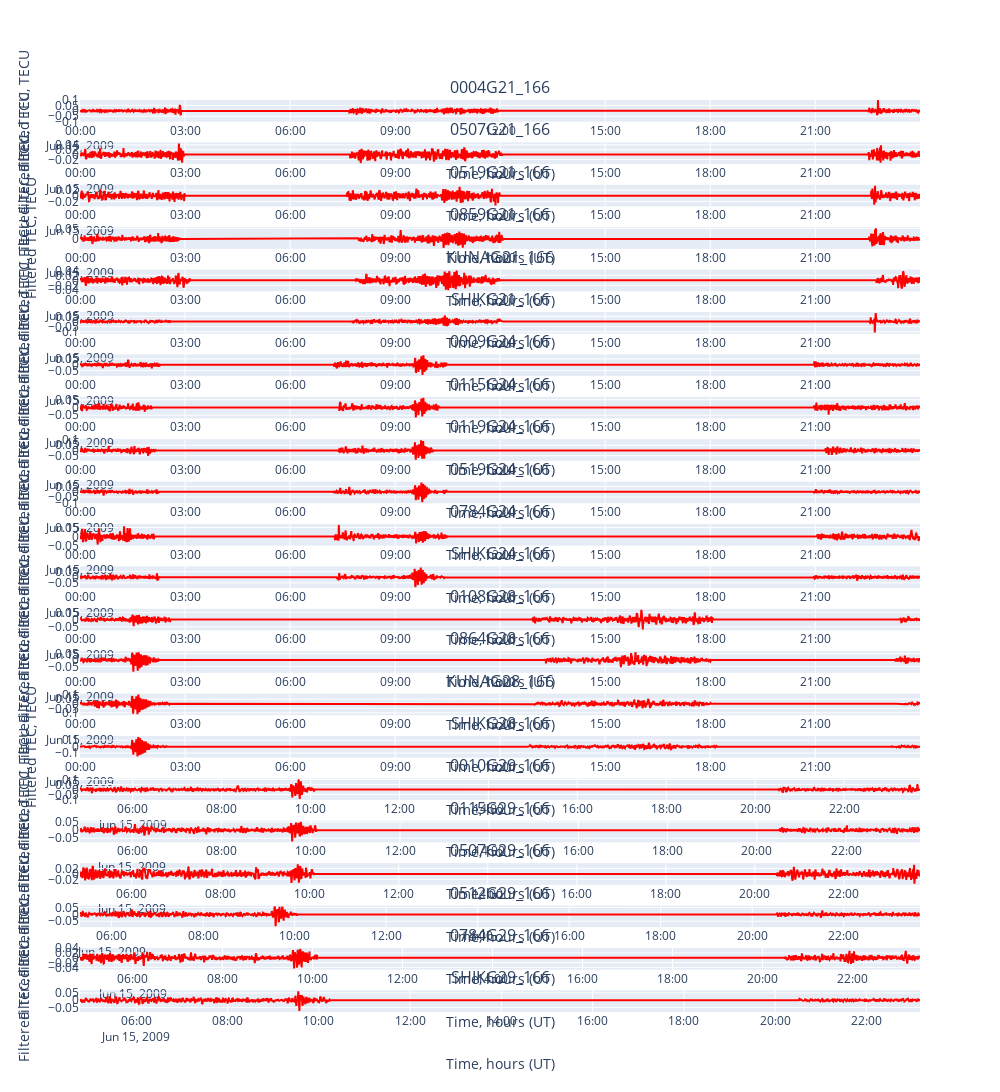

The cell this chart's notebook holds for it:
### Markdown cell above
### 3. Отрисовка графиков для каждого датафрейма

### Code cell
from plotly.subplots import make_subplots

width = 1000
height = 350

titles = (
    df['name'] for df in dataframes
)

fig = make_subplots(
    rows=len(dataframes), cols=1,
    subplot_titles=tuple(titles)
)

for i, df in enumerate(dataframes, 1):
    df = df['data']
    
#     df = df[
#         (df["timestamp"] >= ts) & (df["timestamp"] <= te)
#     ]

    fig.append_trace(go.Scatter(
        x=df['timestamp'],
        y=df['value'],
        marker=dict(color='red')
    ), row=i, col=1)
     
#     fig.append_trace(go.Scatter(
#         x=df['data']['timestamp'],
#         y=df['data']['value'],
#         mode='markers',
#         marker=dict(color='blue'),
#     ), row=i, col=1)
    
    fig.update_xaxes(
        title_text="Time, hours (UT)",
        row=i, col=1
    )
    fig.update_yaxes(
        title_text="Filtered TEC, TECU",
        row=i, col=1
    )

fig.update_layout(yaxis_range=[-0.1, 0.1])

fig.update_yaxes(
    scaleanchor = "x",
    scaleratio = 2
  )

fig.update_layout(height=height*len(dataframes),
                  width=width)

fig.update_layout(showlegend=False)
fig.show()

### Figure 1 — Plotly figure (JSON) as saved in the notebook; plotly's stock layout.template omitted (floating-point values rounded to 4 significant figures; data arrays with more than 128 entries replaced by an {"elided": "..."} marker saying what was removed)
{"data": [{"marker": {"color": "red"}, "type": "scatter", "x": {"elided": "1040 str values"}, "xaxis": "x", "y": {"elided": "1040 float values"}, "yaxis": "y"}, {"marker": {"color": "red"}, "type": "scatter", "x": {"elided": "1061 str values"}, "xaxis": "x2", "y": {"elided": "1061 float values"}, "yaxis": "y2"}, {"marker": {"color": "red"}, "type": "scatter", "x": {"elided": "1050 str values"}, "xaxis": "x3", "y": {"elided": "1050 float values"}, "yaxis": "y3"}, {"marker": {"color": "red"}, "type": "scatter", "x": {"elided": "1021 str values"}, "xaxis": "x4", "y": {"elided": "1021 float values"}, "yaxis": "y4"}, {"marker": {"color": "red"}, "type": "scatter", "x": {"elided": "1020 str values"}, "xaxis": "x5", "y": {"elided": "1020 float values"}, "yaxis": "y5"}, {"marker": {"color": "red"}, "type": "scatter", "x": {"elided": "1005 str values"}, "xaxis": "x6", "y": {"elided": "1005 float values"}, "yaxis": "y6"}, {"marker": {"color": "red"}, "type": "scatter", "x": {"elided": "1029 str values"}, "xaxis": "x7", "y": {"elided": "1029 float values"}, "yaxis": "y7"}, {"marker": {"color": "red"}, "type": "scatter", "x": {"elided": "965 str values"}, "xaxis": "x8", "y": {"elided": "965 float values"}, "yaxis": "y8"}, {"marker": {"color": "red"}, "type": "scatter", "x": {"elided": "918 str values"}, "xaxis": "x9", "y": {"elided": "918 float values"}, "yaxis": "y9"}, {"marker": {"color": "red"}, "type": "scatter", "x": {"elided": "1024 str values"}, "xaxis": "x10", "y": {"elided": "1024 float values"}, "yaxis": "y10"}, {"marker": {"color": "red"}, "type": "scatter", "x": {"elided": "999 str values"}, "xaxis": "x11", "y": {"elided": "999 float values"}, "yaxis": "y11"}, {"marker": {"color": "red"}, "type": "scatter", "x": {"elided": "1019 str values"}, "xaxis": "x12", "y": {"elided": "1019 float values"}, "yaxis": "y12"}, {"marker": {"color": "red"}, "type": "scatter", "x": {"elided": "1006 str values"}, "xaxis": "x13", "y": {"elided": "1006 float values"}, "yaxis": "y13"}, {"marker": {"color": "red"}, "type": "scatter", "x": {"elided": "937 str values"}, "xaxis": "x14", "y": {"elided": "937 float values"}, "yaxis": "y14"}, {"marker": {"color": "red"}, "type": "scatter", "x": {"elided": "1002 str values"}, "xaxis": "x15", "y": {"elided": "1002 float values"}, "yaxis": "y15"}, {"marker": {"color": "red"}, "type": "scatter", "x": {"elided": "1057 str values"}, "xaxis": "x16", "y": {"elided": "1057 float values"}, "yaxis": "y16"}, {"marker": {"color": "red"}, "type": "scatter", "x": {"elided": "1017 str values"}, "xaxis": "x17", "y": {"elided": "1017 float values"}, "yaxis": "y17"}, {"marker": {"color": "red"}, "type": "scatter", "x": {"elided": "1016 str values"}, "xaxis": "x18", "y": {"elided": "1016 float values"}, "yaxis": "y18"}, {"marker": {"color": "red"}, "type": "scatter", "x": {"elided": "1022 str values"}, "xaxis": "x19", "y": {"elided": "1022 float values"}, "yaxis": "y19"}, {"marker": {"color": "red"}, "type": "scatter", "x": {"elided": "949 str values"}, "xaxis": "x20", "y": {"elided": "949 float values"}, "yaxis": "y20"}, {"marker": {"color": "red"}, "type": "scatter", "x": {"elided": "996 str values"}, "xaxis": "x21", "y": {"elided": "996 float values"}, "yaxis": "y21"}, {"marker": {"color": "red"}, "type": "scatter", "x": {"elided": "979 str values"}, "xaxis": "x22", "y": {"elided": "979 float values"}, "yaxis": "y22"}], "layout": {"annotations": [{"font": {"size": 16}, "showarrow": false, "text": "0004G21_166", "x": 0.5, "xanchor": "center", "xref": "paper", "y": 1, "yanchor": "bottom", "yref": "paper"}, {"font": {"size": 16}, "showarrow": false, "text": "0507G21_166", "x": 0.5, "xanchor": "center", "xref": "paper", "y": 0.9535, "yanchor": "bottom", "yref": "paper"}, {"font": {"size": 16}, "showarrow": false, "text": "0519G21_166", "x": 0.5, "xanchor": "center", "xref": "paper", "y": 0.907, "yanchor": "bottom", "yref": "paper"}, {"font": {"size": 16}, "showarrow": false, "text": "0859G21_166", "x": 0.5, "xanchor": "center", "xref": "paper", "y": 0.8605, "yanchor": "bottom", "yref": "paper"}, {"font": {"size": 16}, "showarrow": false, "text": "KUNAG21_166", "x": 0.5, "xanchor": "center", "xref": "paper", "y": 0.814, "yanchor": "bottom", "yref": "paper"}, {"font": {"size": 16}, "showarrow": false, "text": "SHIKG21_166", "x": 0.5, "xanchor": "center", "xref": "paper", "y": 0.7676, "yanchor": "bottom", "yref": "paper"}, {"font": {"size": 16}, "showarrow": false, "text": "0009G24_166", "x": 0.5, "xanchor": "center", "xref": "paper", "y": 0.7211, "yanchor": "bottom", "yref": "paper"}, {"font": {"size": 16}, "showarrow": false, "text": "0115G24_166", "x": 0.5, "xanchor": "center", "xref": "paper", "y": 0.6746, "yanchor": "bottom", "yref": "paper"}, {"font": {"size": 16}, "showarrow": false, "text": "0119G24_166", "x": 0.5, "xanchor": "center", "xref": "paper", "y": 0.6281, "yanchor": "bottom", "yref": "paper"}, {"font": {"size": 16}, "showarrow": false, "text": "0519G24_166", "x": 0.5, "xanchor": "center", "xref": "paper", "y": 0.5816, "yanchor": "bottom", "yref": "paper"}, {"font": {"size": 16}, "showarrow": false, "text": "0784G24_166", "x": 0.5, "xanchor": "center", "xref": "paper", "y": 0.5351, "yanchor": "bottom", "yref": "paper"}, {"font": {"size": 16}, "showarrow": false, "text": "SHIKG24_166", "x": 0.5, "xanchor": "center", "xref": "paper", "y": 0.4886, "yanchor": "bottom", "yref": "paper"}, {"font": {"size": 16}, "showarrow": false, "text": "0108G28_166", "x": 0.5, "xanchor": "center", "xref": "paper", "y": 0.4421, "yanchor": "bottom", "yref": "paper"}, {"font": {"size": 16}, "showarrow": false, "text": "0864G28_166", "x": 0.5, "xanchor": "center", "xref": "paper", "y": 0.3957, "yanchor": "bottom", "yref": "paper"}, {"font": {"size": 16}, "showarrow": false, "text": "KUNAG28_166", "x": 0.5, "xanchor": "center", "xref": "paper", "y": 0.3492, "yanchor": "bottom", "yref": "paper"}, {"font": {"size": 16}, "showarrow": false, "text": "SHIKG28_166", "x": 0.5, "xanchor": "center", "xref": "paper", "y": 0.3027, "yanchor": "bottom", "yref": "paper"}, {"font": {"size": 16}, "showarrow": false, "text": "0010G29_166", "x": 0.5, "xanchor": "center", "xref": "paper", "y": 0.2562, "yanchor": "bottom", "yref": "paper"}, {"font": {"size": 16}, "showarrow": false, "text": "0115G29_166", "x": 0.5, "xanchor": "center", "xref": "paper", "y": 0.2097, "yanchor": "bottom", "yref": "paper"}, {"font": {"size": 16}, "showarrow": false, "text": "0507G29_166", "x": 0.5, "xanchor": "center", "xref": "paper", "y": 0.1632, "yanchor": "bottom", "yref": "paper"}, {"font": {"size": 16}, "showarrow": false, "text": "0512G29_166", "x": 0.5, "xanchor": "center", "xref": "paper", "y": 0.1167, "yanchor": "bottom", "yref": "paper"}, {"font": {"size": 16}, "showarrow": false, "text": "0784G29_166", "x": 0.5, "xanchor": "center", "xref": "paper", "y": 0.07025, "yanchor": "bottom", "yref": "paper"}, {"font": {"size": 16}, "showarrow": false, "text": "SHIKG29_166", "x": 0.5, "xanchor": "center", "xref": "paper", "y": 0.02376, "yanchor": "bottom", "yref": "paper"}], "height": 7700, "showlegend": false, "width": 1000, "xaxis": {"anchor": "y", "domain": [0, 1], "title": {"text": "Time, hours (UT)"}}, "xaxis10": {"anchor": "y10", "domain": [0, 1], "title": {"text": "Time, hours (UT)"}}, "xaxis11": {"anchor": "y11", "domain": [0, 1], "title": {"text": "Time, hours (UT)"}}, "xaxis12": {"anchor": "y12", "domain": [0, 1], "title": {"text": "Time, hours (UT)"}}, "xaxis13": {"anchor": "y13", "domain": [0, 1], "title": {"text": "Time, hours (UT)"}}, "xaxis14": {"anchor": "y14", "domain": [0, 1], "title": {"text": "Time, hours (UT)"}}, "xaxis15": {"anchor": "y15", "domain": [0, 1], "title": {"text": "Time, hours (UT)"}}, "xaxis16": {"anchor": "y16", "domain": [0, 1], "title": {"text": "Time, hours (UT)"}}, "xaxis17": {"anchor": "y17", "domain": [0, 1], "title": {"text": "Time, hours (UT)"}}, "xaxis18": {"anchor": "y18", "domain": [0, 1], "title": {"text": "Time, hours (UT)"}}, "xaxis19": {"anchor": "y19", "domain": [0, 1], "title": {"text": "Time, hours (UT)"}}, "xaxis2": {"anchor": "y2", "domain": [0, 1], "title": {"text": "Time, hours (UT)"}}, "xaxis20": {"anchor": "y20", "domain": [0, 1], "title": {"text": "Time, hours (UT)"}}, "xaxis21": {"anchor": "y21", "domain": [0, 1], "title": {"text": "Time, hours (UT)"}}, "xaxis22": {"anchor": "y22", "domain": [0, 1], "title": {"text": "Time, hours (UT)"}}, "xaxis3": {"anchor": "y3", "domain": [0, 1], "title": {"text": "Time, hours (UT)"}}, "xaxis4": {"anchor": "y4", "domain": [0, 1], "title": {"text": "Time, hours (UT)"}}, "xaxis5": {"anchor": "y5", "domain": [0, 1], "title": {"text": "Time, hours (UT)"}}, "xaxis6": {"anchor": "y6", "domain": [0, 1], "title": {"text": "Time, hours (UT)"}}, "xaxis7": {"anchor": "y7", "domain": [0, 1], "title": {"text": "Time, hours (UT)"}}, "xaxis8": {"anchor": "y8", "domain": [0, 1], "title": {"text": "Time, hours (UT)"}}, "xaxis9": {"anchor": "y9", "domain": [0, 1], "title": {"text": "Time, hours (UT)"}}, "yaxis": {"anchor": "x", "domain": [0.9762, 1], "range": [-0.1, 0.1], "scaleanchor": "x", "scaleratio": 2, "title": {"text": "Filtered TEC, TECU"}}, "yaxis10": {"anchor": "x10", "domain": [0.5579, 0.5816], "scaleanchor": "x", "scaleratio": 2, "title": {"text": "Filtered TEC, TECU"}}, "yaxis11": {"anchor": "x11", "domain": [0.5114, 0.5351], "scaleanchor": "x", "scaleratio": 2, "title": {"text": "Filtered TEC, TECU"}}, "yaxis12": {"anchor": "x12", "domain": [0.4649, 0.4886], "scaleanchor": "x", "scaleratio": 2, "title": {"text": "Filtered TEC, TECU"}}, "yaxis13": {"anchor": "x13", "domain": [0.4184, 0.4421], "scaleanchor": "x", "scaleratio": 2, "title": {"text": "Filtered TEC, TECU"}}, "yaxis14": {"anchor": "x14", "domain": [0.3719, 0.3957], "scaleanchor": "x", "scaleratio": 2, "title": {"text": "Filtered TEC, TECU"}}, "yaxis15": {"anchor": "x15", "domain": [0.3254, 0.3492], "scaleanchor": "x", "scaleratio": 2, "title": {"text": "Filtered TEC, TECU"}}, "yaxis16": {"anchor": "x16", "domain": [0.2789, 0.3027], "scaleanchor": "x", "scaleratio": 2, "title": {"text": "Filtered TEC, TECU"}}, "yaxis17": {"anchor": "x17", "domain": [0.2324, 0.2562], "scaleanchor": "x", "scaleratio": 2, "title": {"text": "Filtered TEC, TECU"}}, "yaxis18": {"anchor": "x18", "domain": [0.186, 0.2097], "scaleanchor": "x", "scaleratio": 2, "title": {"text": "Filtered TEC, TECU"}}, "yaxis19": {"anchor": "x19", "domain": [0.1395, 0.1632], "scaleanchor": "x", "scaleratio": 2, "title": {"text": "Filtered TEC, TECU"}}, "yaxis2": {"anchor": "x2", "domain": [0.9298, 0.9535], "scaleanchor": "x", "scaleratio": 2, "title": {"text": "Filtered TEC, TECU"}}, "yaxis20": {"anchor": "x20", "domain": [0.09298, 0.1167], "scaleanchor": "x", "scaleratio": 2, "title": {"text": "Filtered TEC, TECU"}}, "yaxis21": {"anchor": "x21", "domain": [0.04649, 0.07025], "scaleanchor": "x", "scaleratio": 2, "title": {"text": "Filtered TEC, TECU"}}, "yaxis22": {"anchor": "x22", "domain": [0, 0.02376], "scaleanchor": "x", "scaleratio": 2, "title": {"text": "Filtered TEC, TECU"}}, "yaxis3": {"anchor": "x3", "domain": [0.8833, 0.907], "scaleanchor": "x", "scaleratio": 2, "title": {"text": "Filtered TEC, TECU"}}, "yaxis4": {"anchor": "x4", "domain": [0.8368, 0.8605], "scaleanchor": "x", "scaleratio": 2, "title": {"text": "Filtered TEC, TECU"}}, "yaxis5": {"anchor": "x5", "domain": [0.7903, 0.814], "scaleanchor": "x", "scaleratio": 2, "title": {"text": "Filtered TEC, TECU"}}, "yaxis6": {"anchor": "x6", "domain": [0.7438, 0.7676], "scaleanchor": "x", "scaleratio": 2, "title": {"text": "Filtered TEC, TECU"}}, "yaxis7": {"anchor": "x7", "domain": [0.6973, 0.7211], "scaleanchor": "x", "scaleratio": 2, "title": {"text": "Filtered TEC, TECU"}}, "yaxis8": {"anchor": "x8", "domain": [0.6508, 0.6746], "scaleanchor": "x", "scaleratio": 2, "title": {"text": "Filtered TEC, TECU"}}, "yaxis9": {"anchor": "x9", "domain": [0.6043, 0.6281], "scaleanchor": "x", "scaleratio": 2, "title": {"text": "Filtered TEC, TECU"}}}}
